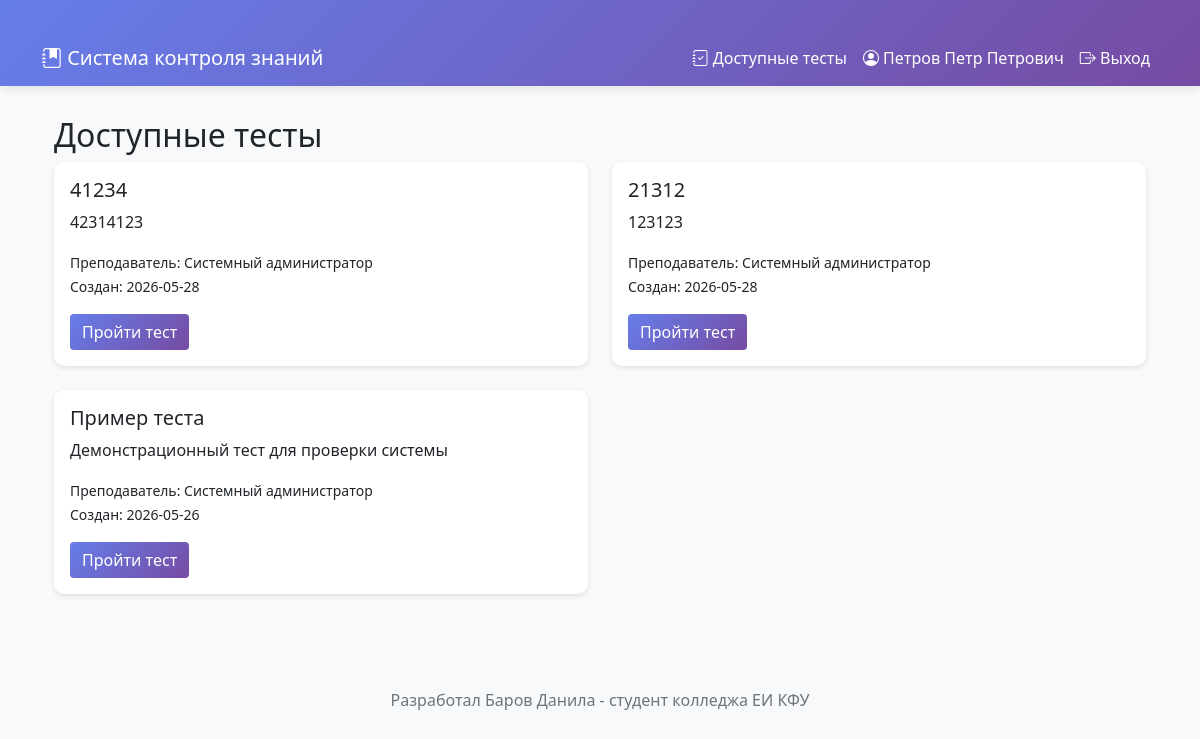
Screenshot of /student/tests (signed in) with the database file from the repository.
### tables this page shows
CREATE TABLE users (
                    id INTEGER PRIMARY KEY AUTOINCREMENT,
                    username TEXT UNIQUE NOT NULL,
                    password TEXT NOT NULL,
                    full_name TEXT NOT NULL,
                    role TEXT NOT NULL,
                    group_name TEXT,
                    created_at TIMESTAMP DEFAULT CURRENT_TIMESTAMP
                );

CREATE TABLE tests (
                    id INTEGER PRIMARY KEY AUTOINCREMENT,
                    title TEXT NOT NULL,
                    description TEXT,
                    created_by INTEGER NOT NULL,
                    target_groups TEXT,
                    is_active BOOLEAN DEFAULT 1,
                    created_at TIMESTAMP DEFAULT CURRENT_TIMESTAMP,
                    FOREIGN KEY (created_by) REFERENCES users (id)
                );

### app.py (the view, shortened to what this page needs)
@app.route('/student/tests')
@login_required
@role_required('student')
def student_tests():
    with db.get_connection() as conn:
        cursor = conn.cursor()
        cursor.execute('SELECT group_name FROM users WHERE id=?', (session['user_id'],))
        student = cursor.fetchone()
        student_group = student['group_name'] if student else None
        if student_group:
            cursor.execute('''
                SELECT t.*, u.full_name as creator_name,
                       CASE WHEN tr.id IS NOT NULL THEN 1 ELSE 0 END as completed,
                       tr.percentage as last_score
                FROM tests t
                JOIN users u ON t.created_by = u.id
                LEFT JOIN test_results tr ON t.id = tr.test_id AND tr.student_id = ?
                WHERE t.is_active = 1
                AND (t.target_groups IS NULL OR t.target_groups = '' OR t.target_groups LIKE ?)
                ORDER BY t.created_at DESC
            ''', (session['user_id'], f'%{student_group}%'))
        tests = cursor.fetchall()
    return render_template('student/available_tests.html', tests=tests)

### auth.py (called while the page is built)
def login_required(f):
    @wraps(f)
    def decorated_function(*args, **kwargs):
        if 'user_id' not in session:
            flash('Пожалуйста, авторизуйтесь', 'warning')
            return redirect(url_for('login'))
        return f(*args, **kwargs)
    return decorated_function

def role_required(*roles):
    def decorator(f):
        @wraps(f)
        def decorated_function(*args, **kwargs):
            if 'role' not in session or session['role'] not in roles:
                flash('У вас нет доступа к этой странице', 'danger')
                return redirect(url_for('dashboard'))
            return f(*args, **kwargs)
        return decorated_function
    return decorator

### database.py (called while the page is built)
    @contextmanager
    def get_connection(self):
        conn = sqlite3.connect(self.db_path)
        conn.row_factory = sqlite3.Row
        try:
            yield conn
            conn.commit()
        except Exception as e:
            conn.rollback()
            raise e
        finally:
            conn.close()

### templates/student/available_tests.html
{% extends "base.html" %}
{% block content %}
<div class="container"><h2>Доступные тесты</h2>
{% if tests %}<div class="row">{% for t in tests %}<div class="col-md-6 mb-4"><div class="card"><div class="card-body"><h5>{{ t.title }}</h5><p>{{ t.description or '' }}</p><p><small>Преподаватель: {{ t.creator_name }}</small><br><small>Создан: {{ t.created_at[:10] }}</small></p>
{% if t.completed %}<div class="alert alert-info">Результат: <strong>{{ "%.1f"|format(t.last_score) }}%</strong></div><a href="{{ url_for('test_result', result_id=t.id) }}" class="btn btn-secondary">Посмотреть результат</a>
{% else %}<a href="{{ url_for('take_test', test_id=t.id) }}" class="btn btn-primary">Пройти тест</a>{% endif %}</div></div></div>{% endfor %}</div>
{% else %}<div class="alert alert-info">Нет доступных тестов</div>{% endif %}</div>
{% endblock %}

### templates/base.html (shortened to what this page needs)
<!DOCTYPE html>
<html lang="ru">
<head>
    <link href="https://cdn.jsdelivr.net/npm/bootstrap@5.1.3/dist/css/bootstrap.min.css" rel="stylesheet">
    <link href="https://cdn.jsdelivr.net/npm/bootstrap-icons@1.8.1/font/bootstrap-icons.css" rel="stylesheet">
</head>
<body>
    <nav class="navbar navbar-expand-lg">
        <div class="container">
            <a class="navbar-brand" href="{{ url_for('dashboard') }}"><i class="bi bi-journal-bookmark-fill"></i> Система контроля знаний</a>
            <div class="collapse navbar-collapse" id="navbarNav">
                <ul class="navbar-nav ms-auto">
                    {% if session.role == 'admin' %}
                    <li class="nav-item dropdown">
                        <a class="nav-link dropdown-toggle" href="#" data-bs-toggle="dropdown"><i class="bi bi-shield-lock-fill"></i> Администрирование</a>
                        <ul class="dropdown-menu dropdown-menu-end">
                            <li><a class="dropdown-item" href="{{ url_for('admin_dashboard') }}"><i class="bi bi-speedometer2"></i> Панель управления</a></li>
                            <li><a class="dropdown-item" href="{{ url_for('admin_tests') }}"><i class="bi bi-journal-bookmark-fill"></i> Все тесты</a></li>
                            <li><a class="dropdown-item" href="{{ url_for('admin_create_test') }}"><i class="bi bi-plus-circle-fill"></i> Создать тест</a></li>
                            <li><a class="dropdown-item" href="{{ url_for('admin_users') }}"><i class="bi bi-people-fill"></i> Пользователи</a></li>
                        </ul>
                    </li>
                    {% elif session.role == 'student' %}
                    <li class="nav-item"><a class="nav-link" href="{{ url_for('student_tests') }}"><i class="bi bi-journal-check"></i> Доступные тесты</a></li>
                    {% endif %}
                    <li class="nav-item"><span class="nav-link"><i class="bi bi-person-circle"></i> {{ session.full_name }}</span></li>
                    <li class="nav-item"><a class="nav-link" href="{{ url_for('logout') }}"><i class="bi bi-box-arrow-right"></i> Выход</a></li>
                </ul>
            </div>
        </div>
    </nav>
    <div class="container">
        {% block content %}{% endblock %}
    </div>
    <div class="footer"><p class="mb-0">Разработал Баров Данила - студент колледжа ЕИ КФУ</p></div>
</body>
</html>

### templates/base.html (style rules this page uses)
body { background-color: #f8f9fa; padding-bottom: 50px; }
.navbar { background: linear-gradient(135deg, #667eea 0%, #764ba2 100%); box-shadow: 0 2px 10px rgba(0,0,0,0.1); }
.navbar-brand, .nav-link { color: white !important; }
.container { margin-top: 30px; }
.card { box-shadow: 0 2px 5px rgba(0,0,0,0.1); border: none; border-radius: 10px; }
.btn-primary { background: linear-gradient(135deg, #667eea 0%, #764ba2 100%); border: none; }
.footer { text-align: center; padding: 20px; color: #6c757d; margin-top: 50px; }
.card, .alert { animation: fadeIn 0.5s ease-out; }

### rows the page displays
users: full_name "Петров Петр Петрович"
tests: title "41234", description "42314123", creator_name "Системный администратор", created_at "2026-05-28"
tests: title "21312", description "123123", creator_name "Системный администратор", created_at "2026-05-28"
tests: title "Пример теста", description "Демонстрационный тест для проверки системы", creator_name "Системный администратор", created_at "2026-05-26"
